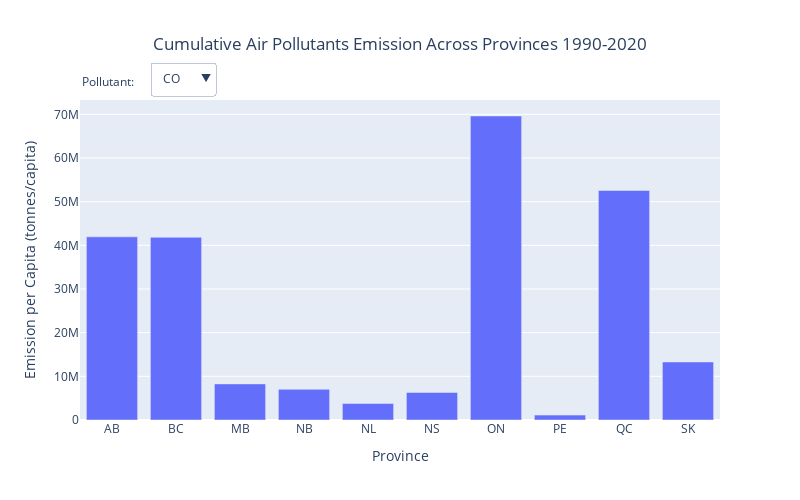

Source (notebook cell):
### Markdown cell above
Second, We will build a **bar graph** to depict cumulative contribution of air pollutants for each province. Click the pollutant drop down menu to select the type of air pollutant you wish to look at.

### Code cell
# creating bar graph 
bar_fig = go.Figure()
firstvis = lambda x: True if (x=="CO") else False

for pollutant in pollutant_capita_sum["Pollutant"].unique():
    bar_fig.add_trace(go.Bar(x=pollutant_capita_sum.loc[pollutant_capita_sum["Pollutant"] == str(pollutant)]["Province"],
                             y=pollutant_capita_sum.loc[pollutant_capita_sum["Pollutant"] == str(pollutant)]["Total Emission"],
                             name=str(pollutant),
                             visible=firstvis(pollutant)))

pollutant_buttons = []
num = 0
for p in pollutant_capita_sum["Pollutant"].unique():
    traces = [False] * len(pollutant_capita_sum["Pollutant"].unique())
    if traces[num] == False:
        traces[num] = True
    num += 1 
    pollutant_buttons.append(dict(label=str(p),
                                 method="update",
                                 args=[{"visible":traces}]))

bar_fig.update_layout(showlegend=False,
                      updatemenus=[dict(active=0,
                                        buttons=pollutant_buttons,
                                        direction="down", pad={"r": 10, "t": 10},
                                        showactive=True, x=0.11, xanchor="left", y=1.15, yanchor="top")],
                      legend=dict(yanchor="top", y=1, xanchor="left", x=0.01, bgcolor='rgba(0,0,0,0)'),
                      annotations=[dict(text="Pollutant:",x=0, y=1.09, yref="paper", xref="paper", align="left", showarrow=False)],
                      xaxis_title="Province", yaxis_title="Emission per Capita (tonnes/capita)",
                      title_text="Cumulative Air Pollutants Emission Across Provinces 1990-2020", title_x=0.5, width=800, height=500,
                      hovermode="x unified",barmode="group")

bar_fig.show()

### Figure 1 — Plotly figure (JSON) as saved in the notebook; plotly's stock layout.template omitted (floating-point values rounded to 4 significant figures)
{"data": [{"name": "CO", "type": "bar", "visible": true, "x": ["AB", "BC", "MB", "NB", "NL", "NS", "ON", "PE", "QC", "SK"], "y": [41950000.0, 41850000.0, 8267000.0, 7026000.0, 3775000.0, 6305000.0, 69620000.0, 1127000.0, 52560000.0, 13290000.0]}, {"name": "NH3", "type": "bar", "visible": false, "x": ["AB", "BC", "MB", "NB", "NL", "NS", "ON", "PE", "QC", "SK"], "y": [3989000.0, 690300.0, 1638000.0, 142200.0, 30800.0, 132300.0, 3074000.0, 97480.0, 2019000.0, 2466000.0]}, {"name": "NOX", "type": "bar", "visible": false, "x": ["AB", "BC", "MB", "NB", "NL", "NS", "ON", "PE", "QC", "SK"], "y": [21210000.0, 8207000.0, 1851000.0, 1816000.0, 1529000.0, 2165000.0, 15190000.0, 189100.0, 8156000.0, 5121000.0]}, {"name": "SOX", "type": "bar", "visible": false, "x": ["AB", "BC", "MB", "NB", "NL", "NS", "ON", "PE", "QC", "SK"], "y": [12840000.0, 2320000.0, 8861000.0, 2308000.0, 1451000.0, 4270000.0, 14410000.0, 61060.0, 6366000.0, 4027000.0]}, {"name": "VOC", "type": "bar", "visible": false, "x": ["AB", "BC", "MB", "NB", "NL", "NS", "ON", "PE", "QC", "SK"], "y": [18000000.0, 7952000.0, 2427000.0, 1745000.0, 1094000.0, 1547000.0, 18200000.0, 243800.0, 11120000.0, 7464000.0]}], "layout": {"annotations": [{"align": "left", "showarrow": false, "text": "Pollutant:", "x": 0, "xref": "paper", "y": 1.09, "yref": "paper"}], "barmode": "group", "height": 500, "hovermode": "x unified", "legend": {"bgcolor": "rgba(0, 0, 0, 0)", "x": 0.01, "xanchor": "left", "y": 1, "yanchor": "top"}, "showlegend": false, "title": {"text": "Cumulative Air Pollutants Emission Across Provinces 1990-2020", "x": 0.5}, "updatemenus": [{"active": 0, "buttons": [{"args": [{"visible": [true, false, false, false, false]}], "label": "CO", "method": "update"}, {"args": [{"visible": [false, true, false, false, false]}], "label": "NH3", "method": "update"}, {"args": [{"visible": [false, false, true, false, false]}], "label": "NOX", "method": "update"}, {"args": [{"visible": [false, false, false, true, false]}], "label": "SOX", "method": "update"}, {"args": [{"visible": [false, false, false, false, true]}], "label": "VOC", "method": "update"}], "direction": "down", "pad": {"r": 10, "t": 10}, "showactive": true, "x": 0.11, "xanchor": "left", "y": 1.15, "yanchor": "top"}], "width": 800, "xaxis": {"autorange": true, "range": [-0.5, 9.5], "title": {"text": "Province"}, "type": "category"}, "yaxis": {"autorange": true, "range": [0, 73290000.0], "title": {"text": "Emission per Capita (tonnes/capita)"}, "type": "linear"}}}
